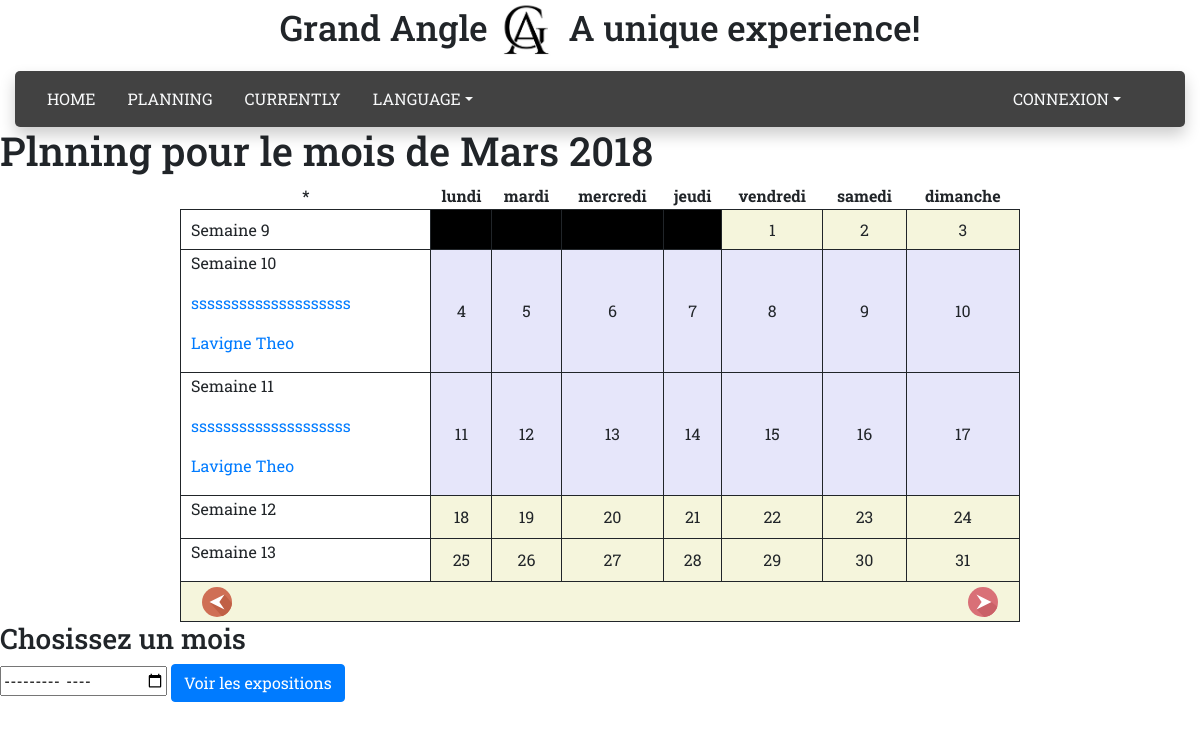
Screenshot of /?p=guest.planning&m=2018-3 with the database file from the repository.
### tables this page shows
CREATE TABLE IF NOT EXISTS `artist` (
  `idArtist` int(11) NOT NULL AUTO_INCREMENT,
  `nameArtist` varchar(100) NOT NULL,
  `surnameArtist` varchar(100) NOT NULL,
  `birthDate` date NOT NULL,
  `descrArtistFR` varchar(2000) NOT NULL,
  `descrArtistEN` varchar(2000) NOT NULL,
  `urlImg` varchar(200) DEFAULT NULL,
  `idExpo` int(11) DEFAULT NULL,
  PRIMARY KEY (`idArtist`),
  KEY `FK_artist_idExpo` (`idExpo`)
);

### App/Controller/guest/GuestController.php (called while the page is built, shortened)
<?php
class GuestController extends ParentGuestController {
    public function planning() {
        $parts = explode("-", $_GET['m']);
        $data["calendar"] = Calendar::createCalendar($parts[1], $parts[0]);
    }
}

### public/index.php (called while the page is built, shortened)
<?php
require '../App/Utils.php';
isset($_GET['p']) ? $page = $_GET['p'] : $page = "guest.index";
$page = explode('.' ,$page);
if($page[0] === "guest") {
    $action = $page[1];
} else {
    $page[1] = ucfirst($page[1]);
    $controller = '\App\Controller\admin\\'.$page[1].'Controller';
    $action = $page[2];
    $page[2] = "";
}
$controller = new $controller();
$controller->$action();

### core/Auth/Session.php (called while the page is built, shortened)
<?php
class Session {
    private static $instance;
    public static function getSession() {
        if(is_null(self::$instance)) {
            self::$instance = new Session();
        }
        return self::$instance;
    }
    public function read($key) {
        return isset($_SESSION[$key]) ? $_SESSION[$key] : null;
    }
}

### App/Utils.php (called while the page is built, shortened)
<?php
class Utils {
    private static $bdd;
    public static function getDb() {
        $conf= GetConfig::getConfig();
        if(is_null(self::$bdd)) {
            self::$bdd = new MysqlDatabase($conf->get('db_host'), $conf->get('db_name'), $conf->get('db_pass'), $conf->get('db_user'));
        }
        return self::$bdd;
    }
    public static function getTable($name) {
        return new $class_name(self::getDb());
    }
    public static function getLangue() {
        return Session::getSession()->read('langue') == "en" ? "en" : "fr";
    }
}

### config/config.php (called while the page is built)
<?php
return array(
    "db_user" => "root",
    "db_pass" => "",
    "db_host" => "localhost",
    "db_name" => "grand-angle"
);

### App/GetConfig.php (called while the page is built, shortened)
<?php
class GetConfig {
    private $settings  = [];
    private static $instance;
    public static function getConfig() {
        if(is_null(self::$instance)) {
            self::$instance = new GetConfig(ROOT.'/config/config.php');
        }
        return self::$instance;
    }
    private function __construct($path_file) {
        $this->settings = require($path_file);
    }
    public function get($key) {
        return isset($this->settings[$key]) ? $this->settings[$key] : null;
    }
}

### App/Table/Table.php (called while the page is built, shortened)
<?php
class Table  {
    protected $bdd;
    public function __construct(\Core\Database\MysqlDatabase $bdd) {
        $this->bdd = $bdd;
    }
    public function query($statement, $attributes = null, $one = false) {
        if($attributes) {
            return $this->bdd->prepare($statement, $attributes, str_replace('Table', 'Entity', get_class($this)), $one);
        } else {
            return $this->bdd->query($statement, str_replace('Table', 'Entity', get_class($this)), $one);
        }
    }
}

### core/Database/MysqlDatabase.php (called while the page is built, shortened)
<?php
class MysqlDatabase extends Database {
    private $db_host, $db_name, $db_pass, $db_login;
    private $bdd;
    public function __construct($db_host, $db_name, $db_pass, $db_login) {
        $this->db_host = $db_host;
        $this->db_login = $db_login;
        $this->db_pass = $db_pass;
        $this->db_name = $db_name;
    }
    public function prepare($statement, $attributes, $class_name = null, $one = false) {
        $req = $this->getPDO()->prepare($statement);
        $res = $req->execute($attributes);
        return $one ? $req->fetch() : $req->fetchAll();
    }
    private function getPdo() {
        if(is_null($this->bdd)) {
            $this->bdd = new PDO("mysql:host=".$this->db_host.";dbname=".$this->db_name, $this->db_login, $this->db_pass);
            $this->bdd->setAttribute(PDO::ATTR_ERRMODE, PDO::ERRMODE_EXCEPTION);
        }
        return $this->bdd;
    }
}

### App/service/Calendar.php (the view, shortened to what this page needs)
<?php
class Calendar {
    public static function createCalendar($month, $year) {
        $days_in_month = date('t',mktime(0,0,0,$month,1,$year));
        $startOffset = date('w',mktime(0,0,0,$month,1,$year));
        $gendate = new DateTime($year.'-'.$month.'-1');
        $startWeek = $gendate->Format("Y-W");
        $gendate = new DateTime($year.'-'.$month.'-'.$days_in_month);
        $endWeek = $gendate->Format("Y-W");
        $gendate = new DateTime();
        $now = intval($gendate->format('d'));
        $nowYearMonth = new DateTime();
        $nowYearMonth = $nowYearMonth->format('Y-m');
        intval($month) < 10 ? $month2 = "0".$month : $month2 = $month;
        $currentYearMonth = implode("-", [$year, $month2]);
        $currentLanguage = Utils::getLangue();
        $expos = Utils::getTable('Exposition')->query("
            SELECT idExpo, week, theme".ucfirst($currentLanguage)." AS theme
            FROM exposition WHERE week >= ? AND week <= ?",
            [$startWeek, $endWeek]);
        foreach ($expos as $expo) {
            $ids[] = $expo->idExpo;
            $conditions[] = "idExpo = ?";
        }
        empty($conditions) ? false : $conditions = implode( "OR ", $conditions);
        empty($conditions) ? false : count($ids) > 0 ? $artists = Utils::getTable('Artist')->query("SELECT nameArtist, surnameArtist, idExpo, idArtist FROM artist WHERE $conditions", $ids) : false;
        $parts = explode("-", $startWeek);
        $startWeek = intval($parts[1]);
        $parts = explode("-", $endWeek);
        $endWeek = intval($parts[1]);
        for($week = $startWeek; $week <= $endWeek; $week++) {
            $existences[$week] = "";
            foreach ($expos as $expo) {
                $parts = explode("-", $expo->week);
                if(intval($parts[1]) == $week) {
                    foreach ($artists as $artist) {
                        if($artist->idExpo == $expo->idExpo){
                            $existences[$week] = ["theme" => $expo->theme, "name" => $artist->nameArtist, "surname" => $artist->surnameArtist,
                                "idExpo" => $expo->idExpo, "idArtist" => $artist->idArtist, "week" => $expo->week];
                        }
                    }
                }
            }
        }
        $dayFr = ["lundi", "mardi", "mercredi", "jeudi", "vendredi", "samedi", "dimanche"];
        $dayEn = ["monday", "tuesday", "wednesday", "thursday", "friday", "saturday", "sunday"];
        $days = "<th>*</th>";
        if($currentLanguage == "en") {
            foreach ($dayEn as $day) {
                $days .= "<th>$day</th>";
            }
        } else {
            foreach ($dayFr as $day) {
                $days .= "<th>$day</th>";
            }
        }
        $calendar = '<table class="calendar"><thead>'.$days.'</thead><tr class="week-row';
        if(!empty($existences[$startWeek])) {
            $calendar .= ' expo"><td class="week"><p>Semaine '.$startWeek.'</p>';
            $calendar .= '<p><a href="?p=guest.today&w='.$existences[$startWeek]["week"].'">'.$existences[$startWeek]["theme"].'</a></p>';
            $calendar .= '<p><a href="?p=guest.artist&id='.$existences[$startWeek]["idArtist"].'"><span class="name">'.$existences[$startWeek]["name"].' </span><span class="name">'.$existences[$startWeek]["surname"].'</span></a></p>';
        } else {
            $calendar .= '"><td class="week">Semaine '.$startWeek.'</td>';
        }
        for ($i = 0; $i < $startOffset; $i++) {
            $calendar .='<td class="impossible"></td>';
        }
        $currentDay = 0;
        for($a = $startOffset; $a < 7; $a++) {
            $currentDay++;
            $calendar .= '<td class="ok">'.$currentDay.'</td>';
        }
        $calendar .= "</tr>";
        $dayOfWeek = 6;
        while ($currentDay < $days_in_month) {
            $dayOfWeek++;
            $currentDay++;
            if($dayOfWeek % 7 == 0) {
                $dayOfWeek = 0;
                $startWeek++;
                $calendar .= '</tr><tr class="week-row';
                if(!empty($existences[$startWeek])) {
                    $calendar .= ' expo"><td class="week"><p>Semaine '.$startWeek.'</p>';
                    $calendar .= '<p><a href="?p=guest.today&w='.$existences[$startWeek]["week"].'">'.$existences[$startWeek]["theme"].'</a></p>';
                    $calendar .= '<p><a href="?p=guest.artist&id='.$existences[$startWeek]["idArtist"].'"><span class="name">'.$existences[$startWeek]["name"].' </span><span class="name">'.$existences[$startWeek]["surname"].'</span></a></p>';
                } else {
                    $calendar .= ' empty"><td class="week"><p>Semaine '.$startWeek.'</p>';
                }
                $calendar .='</td>';
            }
            $currentDay == $now && $currentYearMonth == $nowYearMonth ? $calendar .= '<td class="today">'.$currentDay.'</td>' : $calendar .= '<td>'.$currentDay.'</td>';
        }
        $month = intval($month);
        $year = intval($year);
        if($month + 1 <= 12) {
            $nextMonth = [$year, $month + 1];
        } else {
            $nextMonth = [$year + 1, 1];
        }
        if ($month - 1 >= 1 ) {
            $prevMonth = [$year, $month - 1];
        } else {
            echo "ok";
            $prevMonth = [$year - 1, 12];
        }
        $nextMonth = implode("-", $nextMonth);
        $prevMonth = implode("-", $prevMonth);
        $calendar .= '</tr><tr><td class="changeMonth" colspan="8"><div class="prev"><a href="?p=guest.planning&m='.$prevMonth.'"><img src="img/calendar/back.svg" height="30px" style="float: left;"></a></div><div class="next">
            <a href="?p=guest.planning&m='.$nextMonth.'"><img src="img/calendar/next.svg" height="30px" style="float: right;"></a></div></td></tr>';
        $calendar .= "</table>";
        return $calendar;
    }
}

### public/css/custom.css (style rules this page uses)
body { font-family: 'Roboto Slab', serif; }

### App/Views/guest/fr/planning.php (style rules this page uses)
table { width: 70%; margin: auto; overflow: scroll; text-align: center; }
td { height: 40px; border: 1px solid; border-collapse: collapse; }
td.week { text-align: left; padding-left: 10px; background-color: white; cursor: auto !important; }
td.impossible { background-color: black; }
th { background-color: white !important; }
tr { background-color: beige; }
tr.expo { background-color: lavender; cursor: pointer; }
td.impossible { cursor: auto !important; }
.changeMonth img { padding: 0 20px; cursor: pointer; }

### rows the page displays
artist: theme "ssssssssssssssssssss", nameArtist "Lavigne", surnameArtist "Theo"
artist: theme "ssssssssssssssssssss", nameArtist "Lavigne", surnameArtist "Theo"

### other values shown
$month "Mars"
$year "2018"
$day "lundi"
$day "mardi"
$day "mercredi"
$day "jeudi"
$day "vendredi"
$day "samedi"
$day "dimanche"
$startWeek "9"
